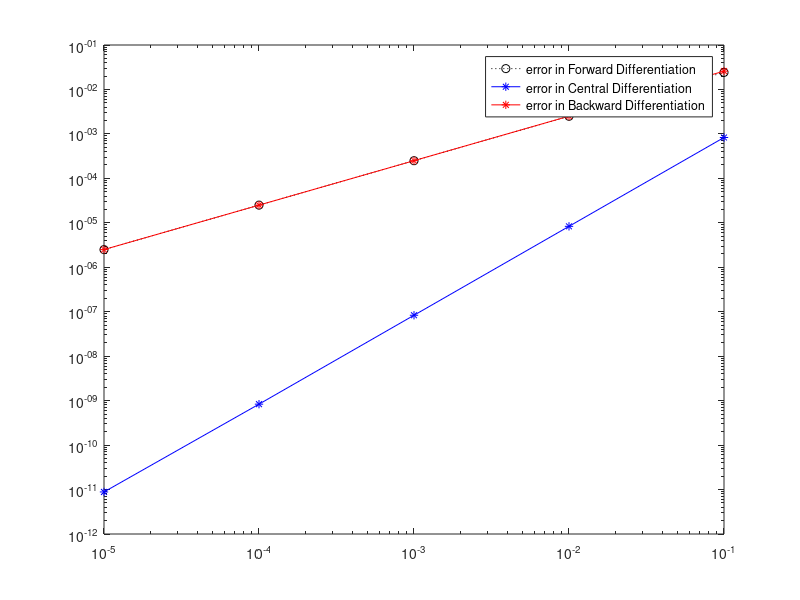

Reproduce this figure in MATLAB.
%% In first order derivatives.

% Forward Differentiation is given by:-
% f'(x) = (f(x+h)-f(x))/h 0*(h)   ,   accuracy of orter h.
% error decreases by factor of p when h decreases by a factor of p.

% Central Differentiation is given by:-
% f'(x) = (f(x+h)-f(x-h))/2h + 0*(h^2)   ,   accuracy of orter h^2.
% error decreases by factor of p^2 when h decreases by a factor of p.
% => more accurate

% Backward Differentiation is given by:-
% f'(x) = (f(x)-f(x-h))/h + 0*(h)   ,   accuracy of orter h. 
% error decreases by factor of p when h decreases by a factor of p.






%% Implementing concept over f(x)=tan^{-1}(x) , by f'(x=1)

clc;

x=1;
h=10.^[-1:-1:-5];

true_val=1/(1+x^2);

%% Using h1 values 

fwd_diff=(atan(x+h)-atan(x))./h;
err_fwd=abs(true_val-fwd_diff);
disp(['Error matrix of Forward Differentiation   ',num2str(err_fwd)]);

ctr_diff=(atan(x+h)-atan(x-h))./(2.*h);
err_ctr=abs(true_val-ctr_diff);
disp(['Error matrix of Central Differentiation   ',num2str(err_ctr)]);

bck_diff=(atan(x)-atan(x-h))./h;
err_bck=abs(true_val-bck_diff);
disp(['Error matrix of Backward Differentiation  ',num2str(err_bck)]);

loglog(h,err_fwd,':ok',h,err_ctr,'-*b',h,err_bck,'-*r');
legend('error in Forward Differentiation','error in Central Differentiation','error in Backward Differentiation');


%% Result and Observation
% 
% Error in Forward Differentiation is almost equal to Error in Backward
% Differentiation.

% Error in central differential is very small (of the order of square of
% what it is in forward and backward differentiation)

% These loglog plots of h vs error show minimas and exceptions when h
% matrix is taken much smaller values , for ex:- put h=h.^2 in the
% beggining and see the results.

    